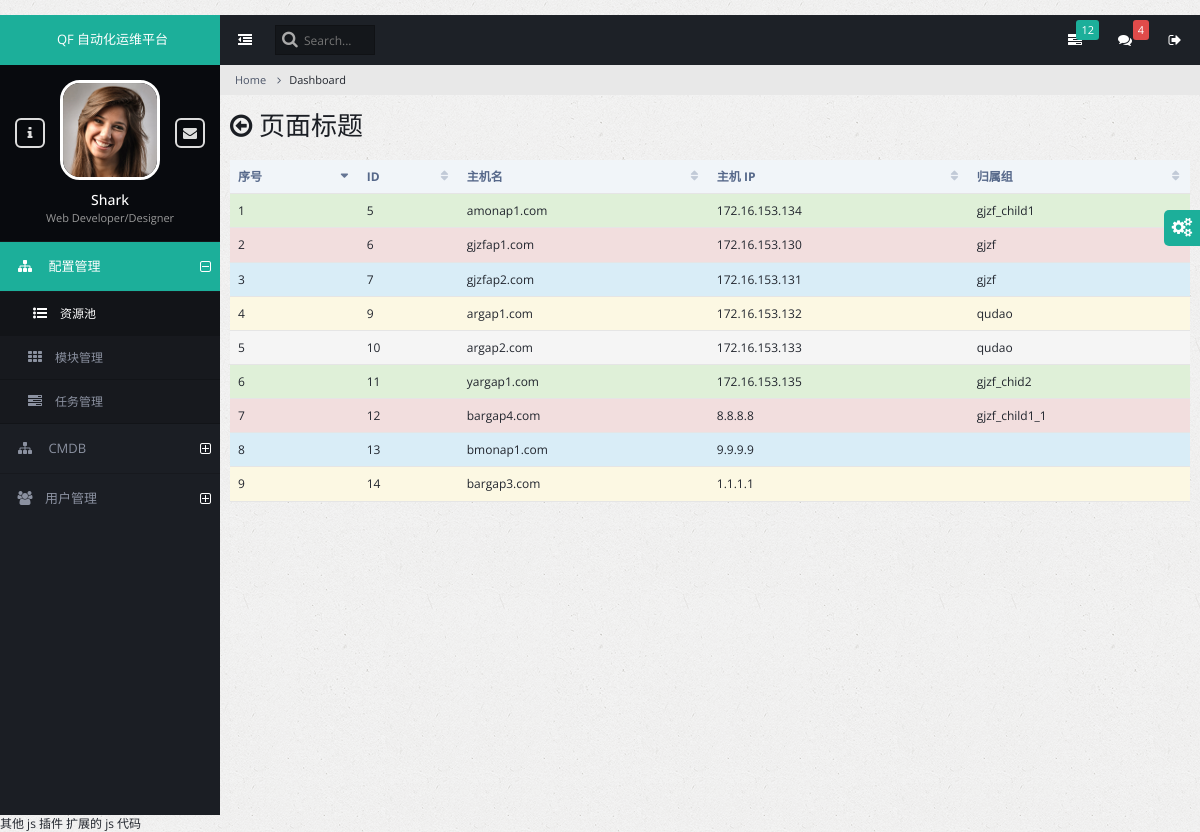
The app's page /octopus/inventory.html/ with its own data.
### db/models.py (models this page shows, shortened)
class InventoryHosts(models.Model):
    host = models.OneToOneField('Server', verbose_name='主机名')
    group = models.ManyToManyField('InventoryGroups', verbose_name='主机组', null=True, blank=True)
    latest_date = models.DateTimeField('更新时间', auto_now=timezone.now(), null=True)
    create_at = models.DateTimeField('创建时间', auto_now_add=True)
    class Meta:
        db_table = 'inventory_hosts'
        verbose_name_plural = 'Ansible 主机表'

class Server(models.Model):
    asset = models.OneToOneField('Asset', verbose_name='对应资产', null=True, blank=True)
    hostname = models.CharField(verbose_name='主机名', max_length=128, unique=True)
    sn = models.CharField(verbose_name='SN号', max_length=64, db_index=True)  # 为此字段创建索引
    manufacturer = models.CharField(verbose_name='制造商', max_length=64, null=True, blank=True)
    model = models.CharField(verbose_name='型号', max_length=64, null=True, blank=True)
    manage_ip = models.GenericIPAddressField(verbose_name='管理IP', null=True, blank=True)
    machine = models.CharField(verbose_name='硬件平台', max_length=16, null=True, blank=True)
    os_name = models.CharField(verbose_name='系统名称', max_length=16, null=True, blank=True)
    os_version = models.CharField(verbose_name='系统版本', max_length=64, null=True, blank=True)
    kernel = models.CharField(verbose_name='内核信息', max_length=128, null=True, blank=True)
    model_name = models.CharField(verbose_name='CPU型号', max_length=128, null=True, blank=True)
    cpu_type = models.CharField(verbose_name='CPU 架构', max_length=16, null=True, blank=True)
    physical_count = models.IntegerField(verbose_name='CPU物理个数', null=True, blank=True)
    physical_cores = models.IntegerField(verbose_name='每颗 CPU 核心数', null=True, blank=True)
    processor_cores_count = models.IntegerField(verbose_name='CPU 总逻辑核心数', null=True, blank=True)
    latest_date = models.DateTimeField(verbose_name='更新时间', default=timezone.now, null=True)
    create_at = models.DateTimeField(verbose_name='创建时间', auto_now_add=True)
    """
    auto_now=True 每次更新，日期自动存为当前时间，并且在 Admin 管理中，此字段将不支持修改
    default
    """
    class Meta:
        verbose_name = "服务器表"
        verbose_name_plural = verbose_name
        db_table = 'server'

class InventoryGroups(models.Model):
    group_name = models.CharField(verbose_name='主机组名', max_length=64)
    Summary = models.TextField(verbose_name="主机组概述", max_length=255)
    parent_group = models.ForeignKey('self', verbose_name="父级组", null=True, blank=True)
    latest_date = models.DateTimeField('更新时间', auto_now=timezone.now(), null=True)
    create_at = models.DateTimeField('创建时间', auto_now_add=True)
    class Meta:
        db_table = 'inventory_groups'
        verbose_name_plural = 'Ansible 主机组表'
    def __str__(self):
        return "{}".format(self.group_name)

### octopus/views.py (the view)
class InventoryView(ListView):
    queryset = InventoryHosts.objects.all()
    context_object_name = 'inventory_list_obj'
    template_name = 'octopus/inventory.html'

### templates/octopus/inventory.html
{% extends 'base.html' %}
{% block page_content %}
  <div class="row">
      <div class="col-md-12">
           <table id="customers2" class="table datatable dataTable no-footer" role="grid"
               aria-describedby="customers2_info">
            <thead>
            <tr role="row">
                <th class="sorting_asc" tabindex="0" aria-controls="customers2" rowspan="1" colspan="1"
                    aria-sort="ascending" aria-label="Name: activate to sort column ascending">
                    序号
                </th>
                <th class="sorting" tabindex="0" aria-controls="customers2" rowspan="1" colspan="1"
                    aria-label="Position: activate to sort column ascending">
                    ID
                </th>
                <th class="sorting" tabindex="0" aria-controls="customers2" rowspan="1" colspan="1"
                    aria-label="Position: activate to sort column ascending">
                    主机名
                </th>
                <th class="sorting" tabindex="0" aria-controls="customers2" rowspan="1" colspan="1"
                    aria-label="Position: activate to sort column ascending">
                    主机 IP
                </th>
                <th class="sorting" tabindex="0" aria-controls="customers2" rowspan="1" colspan="1"
                    aria-label="Position: activate to sort column ascending">
                    归属组
                </th>
            </tr>
            </thead>
            <tbody>
            {% for item in inventory_list_obj %}
                <tr class="{% cycle 'success' "danger" "info" 'warning' 'active' %}" role="row" >
                    <td class="sorting_1" style="vertical-align: middle">{{ forloop.counter }}</td>
                    <td class="sorting_1" style="vertical-align: middle">{{ item.id }}</td>
                    <td class="sorting_1" style="vertical-align: middle">{{ item.host.hostname }}</td>
                    <td class="sorting_1" style="vertical-align: middle">{{ item.host.manage_ip }}</td>
                    <td style="vertical-align: middle">
                        <table>
                                {% for g in item.group.all %}
                        <tr>
                            <td class="sorting_1">{{ g }}</td>
                        </tr>
                    {% endfor %}
            </table>
                    </td>
                </tr>
            {% endfor %}
            </tbody>
        </table>
      </div>
  </div>
{% endblock %}

### records on screen
InventoryHosts: id "5", host.hostname "amonap1.com", host.manage_ip "172.16.153.134"
InventoryGroups: group_name "gjzf_child1"
InventoryHosts: id "6", host.hostname "gjzfap1.com", host.manage_ip "172.16.153.130"
InventoryGroups: group_name "gjzf"
InventoryHosts: id "7", host.hostname "gjzfap2.com", host.manage_ip "172.16.153.131"
InventoryHosts: id "9", host.hostname "argap1.com", host.manage_ip "172.16.153.132"
InventoryGroups: group_name "qudao"
InventoryHosts: id "10", host.hostname "argap2.com", host.manage_ip "172.16.153.133"
InventoryHosts: id "11", host.hostname "yargap1.com", host.manage_ip "172.16.153.135"
InventoryGroups: group_name "gjzf_chid2"
InventoryHosts: id "12", host.hostname "bargap4.com", host.manage_ip "8.8.8.8"
InventoryGroups: group_name "gjzf_child1_1"
InventoryHosts: id "13", host.hostname "bmonap1.com", host.manage_ip "9.9.9.9"
InventoryHosts: id "14", host.hostname "bargap3.com", host.manage_ip "1.1.1.1"
